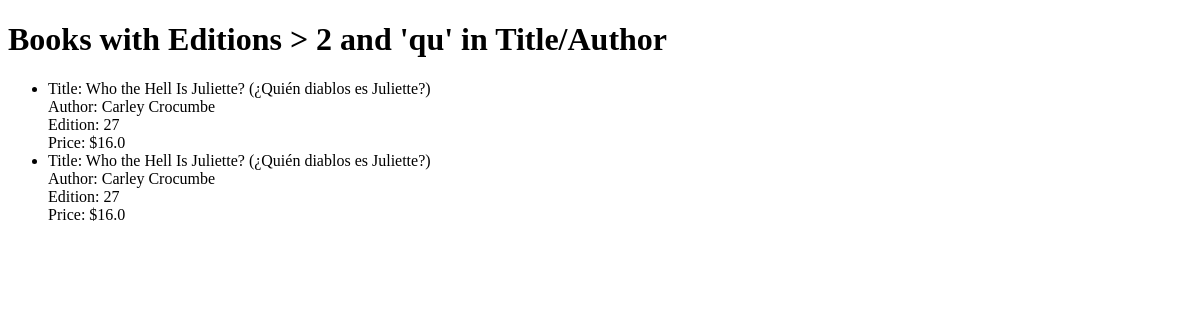
Before: /books/task2/ with the older database file.
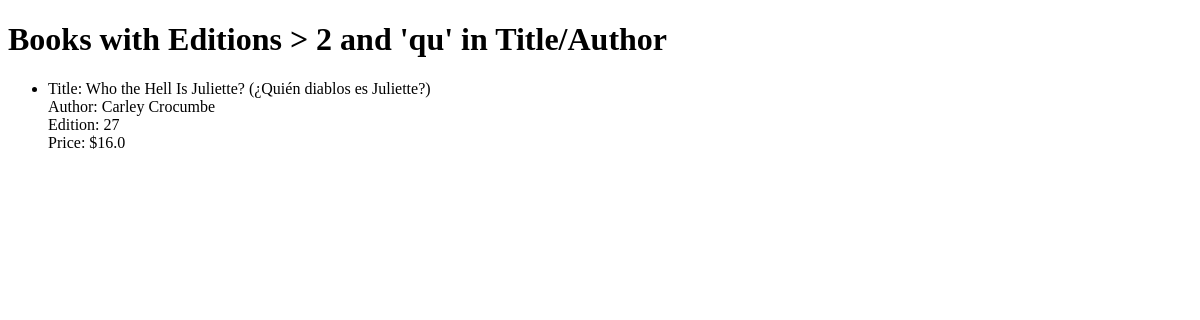
After: the same page with the newer database file.
### apps/bookmodule/models.py (models this page shows)
class Book(models.Model):
    title = models.CharField(max_length=50)
    author = models.CharField(max_length=50)
    price = models.FloatField(default=0.0)
    edition = models.SmallIntegerField(default=1)

### apps/bookmodule/views.py (the view)
# urls.py: path('task2/', views.task2_view, name='task2'),
def task2_view(request):
    books = Book.objects.filter(Q(edition__gt=2) & (Q(title__icontains='qu') | Q(author__icontains='qu')))
    return render(request, 'bookmodule/task2.html', {'books': books})

### apps/templates/bookmodule/task2.html (shortened to what this page needs)
<!DOCTYPE html>
<html lang="en">
<head>
</head>
<body>
    <h1>Books with Editions > 2 and 'qu' in Title/Author</h1>
    <ul>
        {% for book in books %}
            <li>
                Title: {{ book.title }} <br>
                Author: {{ book.author }} <br>
                Edition: {{ book.edition }} <br>
                Price: ${{ book.price }}
            </li>
        {% empty %}
            <p>No books found.</p>
        {% endfor %}
    </ul>
</body>
</html>

Changed rows visible on the page:
removed Book: title "Who the Hell Is Juliette? (¿Quién diablos es Juliette?)", author "Carley Crocumbe", edition "27", price "16.0"
